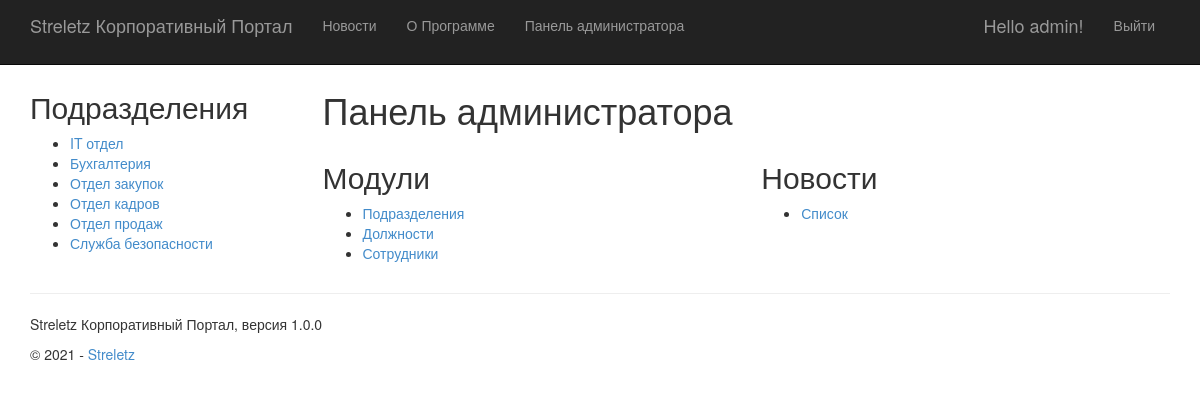
Screenshot of /adminpanel/ (signed in) with the database file from the repository.
### app/models.py (models this page shows, shortened)
class Department(models.Model):
    name = models.CharField(max_length=255, unique=True, verbose_name="Название")
    description = models.TextField(null=True, verbose_name="Описание")
    class Meta:
        verbose_name = "Подразделение"
        verbose_name_plural = "Подразделения"

### app/adminpanel/admin_panel_views.py (the view)
# urls.py: path('adminpanel/', admin_panel_views.adminpanelMain, name='adminpanel'),
def adminpanelMain(request):
    assert isinstance(request, HttpRequest)
    return render(request,
                  'adminpanel/index.html',
                  {
                      'title': 'Панель администратора',
                      'year': YEAR,
                      'app_name': APP_NAME,
                      'version': VERSION
                  })

### app/ui_modules/department_menu.py (called while the page is built)
@register.inclusion_tag(
    '../templates/app/ui_modules/department_menu.html')
def department_menu():
    departments = Department.objects.all().order_by('name')
    return {'departments': departments}

### app/templates/adminpanel/index.html
{% extends "app/layout.html" %}
{% block content %}
    <div class="row">
        <div class="col-md-12">
            <h1>{{ title }}</h1>
        </div>
    </div>
    <div class="row">
        <div class="col-md-6">
            <h2>Модули</h2>
            <ul>
                <li><a href="{% url 'departments' %}">Подразделения</a></li>
                <li><a href="{% url 'positions' %}">Должности</a></li>
                <li><a href="{% url 'employees' %}">Сотрудники</a></li>
            </ul>
        </div>
        <div class="col-md-6">
            <h2>Новости</h2>
            <ul>
                <li><a href="{% url 'post' %}">Список</a></li>
            </ul>
        </div>
    </div>
{% endblock %}

### app/templates/app/loginpartial.html (shortened to what this page needs)
{% if user.is_authenticated %}
<form id="logoutForm" action="/logout/" method="post" class="navbar-right">
    <ul class="nav navbar-nav navbar-right">
        <li><span class="navbar-brand">Hello {{ user.username }}!</span></li>
        <li><a href="javascript:document.getElementById('logoutForm').submit()">Выйти</a></li>
    </ul>
</form>
{% else %}
<ul class="nav navbar-nav navbar-right">
    <li><a href="{% url 'login' %}">Войти</a></li>
</ul>
{% endif %}

### app/templates/app/ui_modules/department_menu.html
<h2>
    Подразделения
</h2>
<ul>
    {% for d in departments %}
        <li><a href="{% url 'department_content_view' id=d.id %}">{{ d.name }}</a></li>
    {% endfor %}
</ul>

### app/static/app/content/site.css (style rules this page uses)
body { padding-top: 50px; padding-bottom: 20px; }

### rows the page displays
Department: name "IT отдел"
Department: name "Бухгалтерия"
Department: name "Отдел закупок"
Department: name "Отдел кадров"
Department: name "Отдел продаж"
Department: name "Служба безопасности"

### other values shown
{{ app_name }} "Streletz Корпоративный Портал"
{{ user.username }} "admin"
{{ title }} "Панель администратора"
{{ version }} "1.0.0"
{{ year }} "2021"
